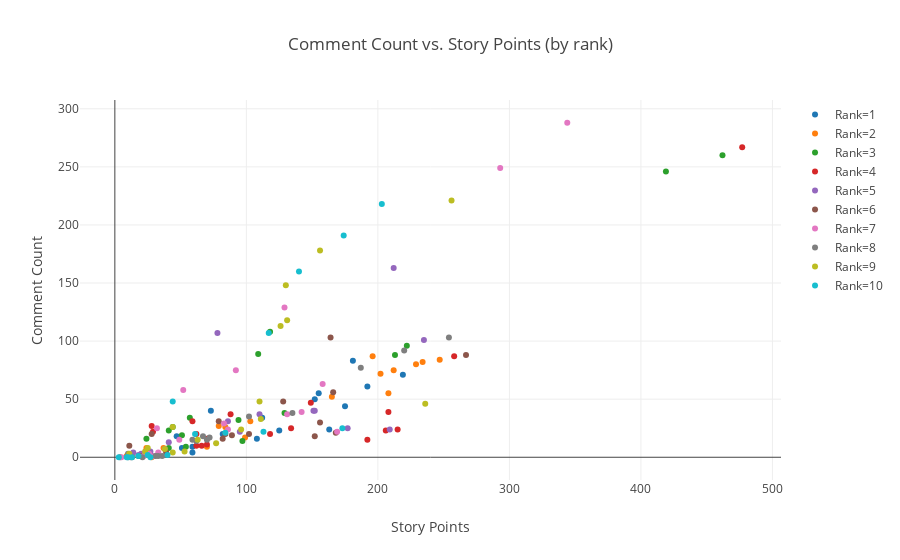

Write notebook code for a chart like this one.
### Code cell
def make_trace(rank):
    df_rank = df.query("story_rank_begin == {}".format(rank))
    return go.Scatter(
        x=df_rank['story_point_begin'],
        y=df_rank['comment_count_begin'],
        name="Rank={}".format(rank),
        mode="markers"
    )
traces = [make_trace(r) for r in range(1, 11)]
layout = go.Layout(
    title="Comment Count vs. Story Points (by rank)",
    xaxis=dict(
        title='Story Points'
    ),
    yaxis=dict(
        title='Comment Count'
    ),
)
fig = go.Figure(data=traces, layout=layout)
py.iplot(fig)

### Figure 1 — Plotly figure (JSON) as saved in the notebook; plotly's stock layout.template omitted (floating-point values rounded to 4 significant figures)
{"data": [{"mode": "markers", "name": "Rank=1", "type": "scatter", "x": [152, 192, 22, 73, 82, 112, 155, 181, 47, 25, 59, 108, 163, 51, 59, 125, 175, 219], "y": [50, 61, 3, 40, 20, 34, 55, 83, 18, 2, 9, 16, 24, 8, 4, 23, 44, 71]}, {"mode": "markers", "name": "Rank=2", "type": "scatter", "x": [13, 37, 202, 212, 229, 234, 247, 24, 196, 84, 103, 9, 28, 70, 79, 99, 165, 208], "y": [1, 8, 72, 75, 80, 82, 84, 8, 87, 26, 31, 1, 0, 9, 27, 17, 52, 55]}, {"mode": "markers", "name": "Rank=3", "type": "scatter", "x": [419, 462, 41, 54, 109, 118, 33, 18, 41, 213, 222, 129, 24, 51, 97, 44, 94, 57], "y": [246, 260, 8, 9, 89, 108, 2, 1, 23, 88, 96, 38, 16, 19, 14, 26, 32, 34]}, {"mode": "markers", "name": "Rank=4", "type": "scatter", "x": [192, 206, 477, 215, 62, 66, 70, 258, 28, 59, 62, 88, 149, 208, 70, 118, 134, 29], "y": [15, 23, 267, 24, 10, 10, 11, 87, 27, 31, 20, 37, 47, 39, 16, 20, 25, 22]}, {"mode": "markers", "name": "Rank=5", "type": "scatter", "x": [78, 19, 209, 177, 151, 152, 110, 18, 212, 38, 29, 235, 20, 27, 14, 86, 95, 41], "y": [107, 1, 24, 25, 40, 40, 37, 2, 163, 7, 1, 101, 3, 5, 4, 31, 22, 13]}, {"mode": "markers", "name": "Rank=6", "type": "scatter", "x": [152, 168, 20, 27, 82, 89, 102, 164, 267, 28, 39, 4, 128, 166, 11, 84, 79, 156], "y": [18, 21, 1, 1, 16, 19, 20, 103, 88, 20, 4, 0, 48, 56, 10, 20, 31, 30]}, {"mode": "markers", "name": "Rank=7", "type": "scatter", "x": [92, 131, 169, 142, 30, 86, 129, 5, 26, 33, 293, 344, 22, 158, 49, 52, 83, 32], "y": [75, 37, 22, 39, 1, 24, 129, 0, 3, 4, 249, 288, 1, 63, 15, 58, 29, 25]}, {"mode": "markers", "name": "Rank=8", "type": "scatter", "x": [12, 62, 135, 70, 72, 31, 33, 10, 10, 21, 13, 36, 254, 59, 187, 67, 220, 102], "y": [0, 14, 38, 15, 17, 1, 1, 3, 0, 0, 0, 1, 103, 15, 77, 18, 92, 35]}, {"mode": "markers", "name": "Rank=9", "type": "scatter", "x": [111, 130, 63, 156, 126, 131, 53, 77, 11, 256, 23, 44, 38, 25, 236, 96, 110, 44], "y": [33, 148, 15, 178, 113, 118, 5, 12, 3, 221, 5, 4, 7, 8, 46, 24, 48, 26]}, {"mode": "markers", "name": "Rank=10", "type": "scatter", "x": [3, 173, 140, 117, 174, 40, 203, 113, 9, 18, 44, 10, 13, 84, 61, 27, 25], "y": [0, 25, 160, 107, 191, 2, 218, 22, 0, 1, 48, 0, 0, 21, 20, 0, 2]}], "layout": {"title": "Comment Count vs. Story Points (by rank)", "xaxis": {"title": "Story Points"}, "yaxis": {"title": "Comment Count"}}}
